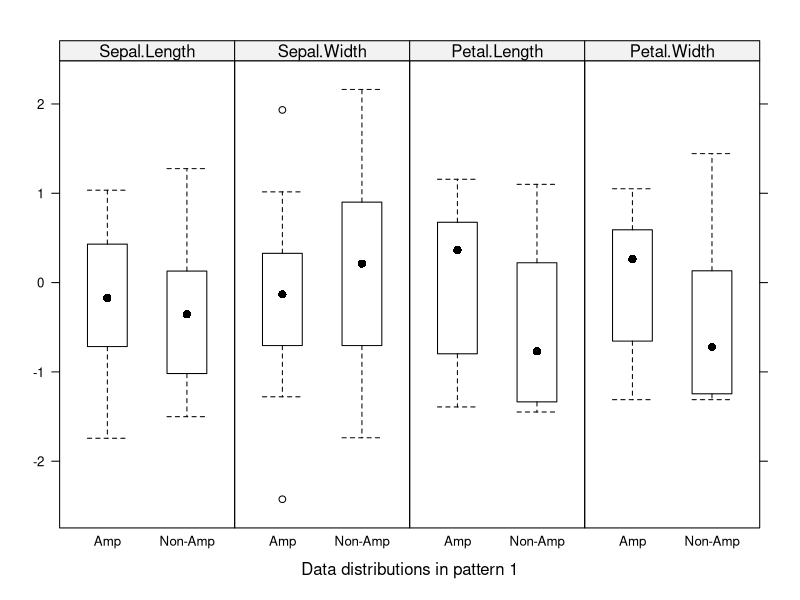
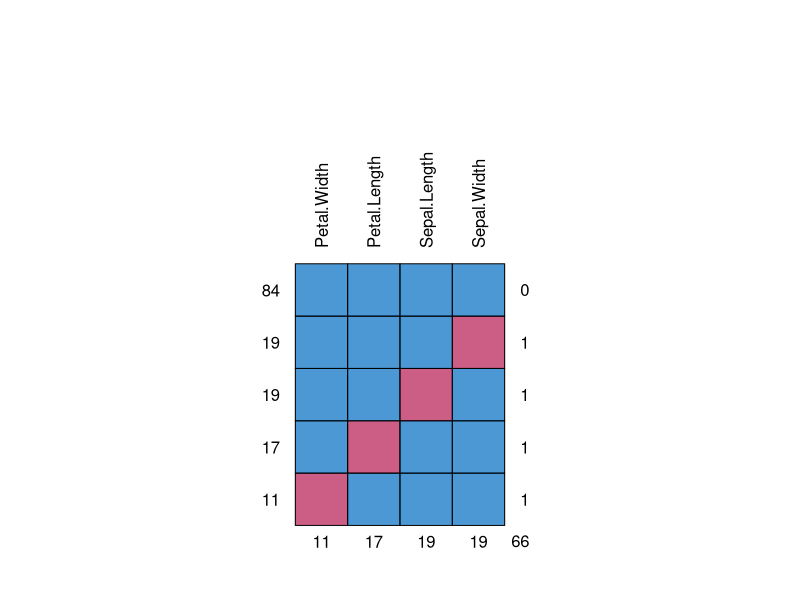
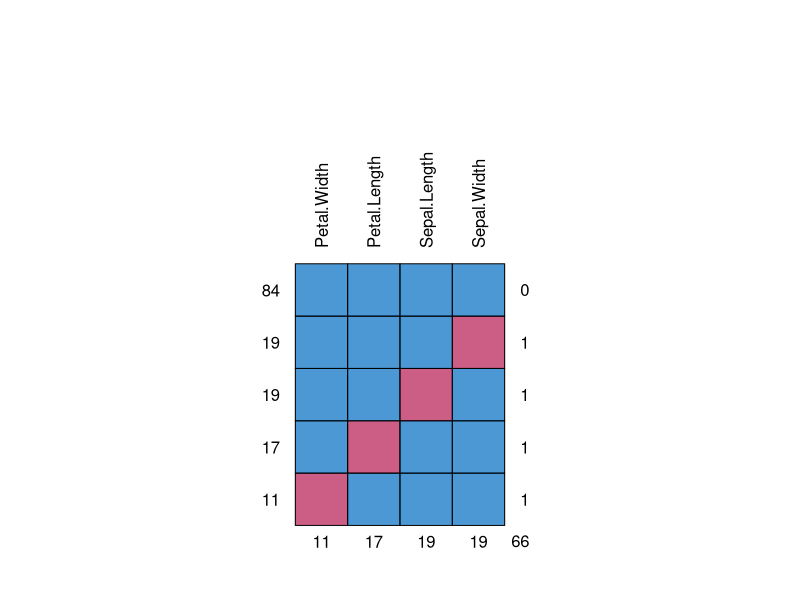
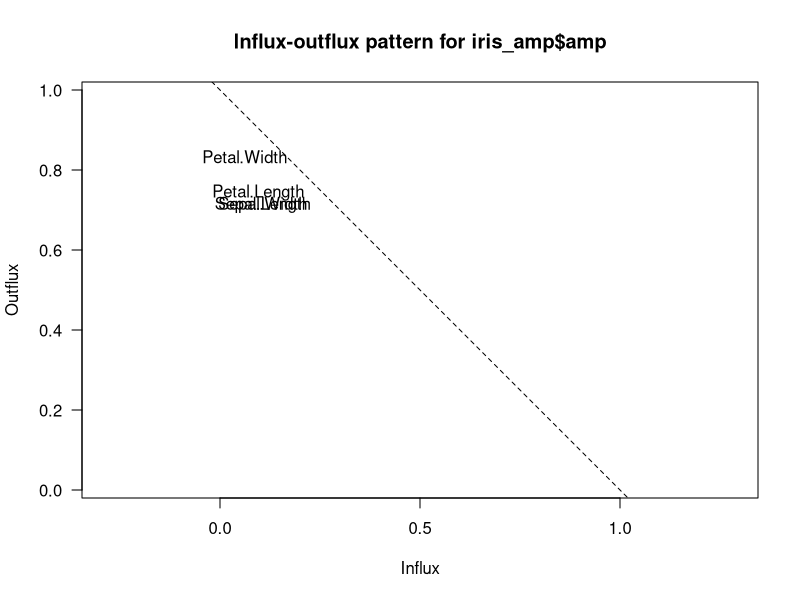
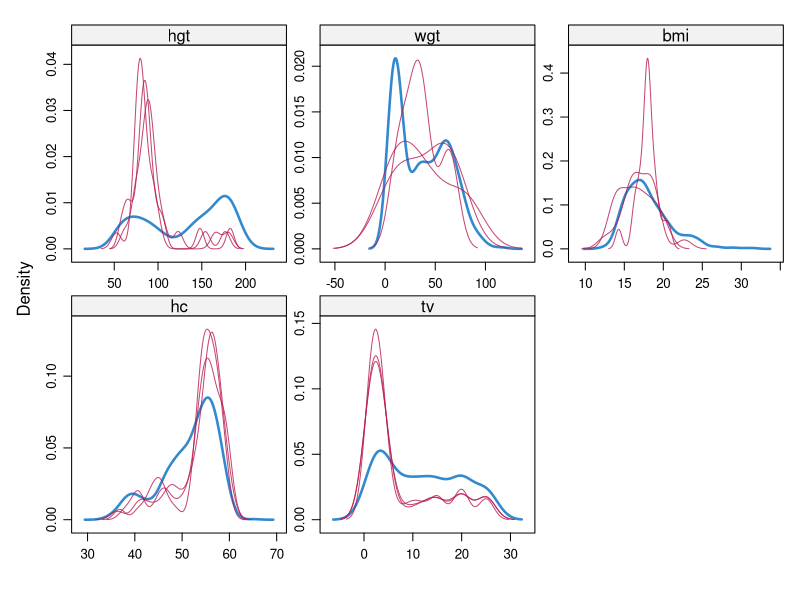
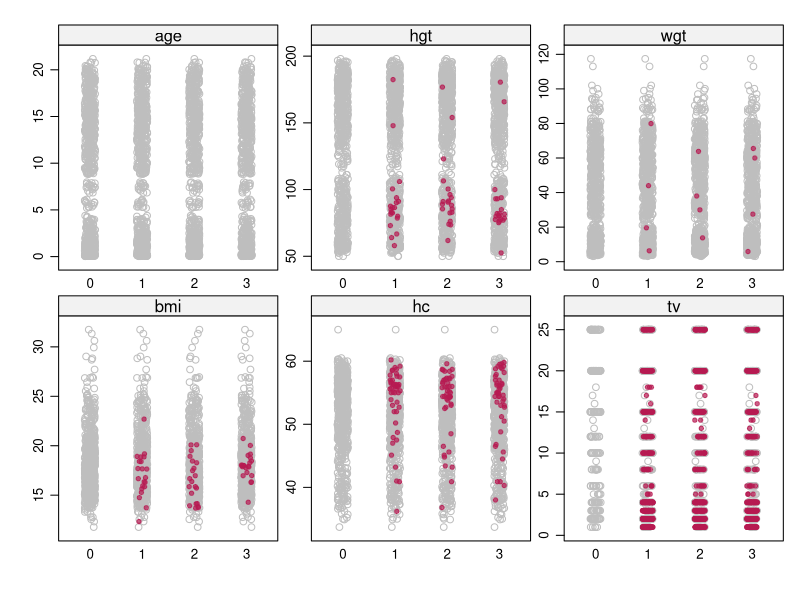
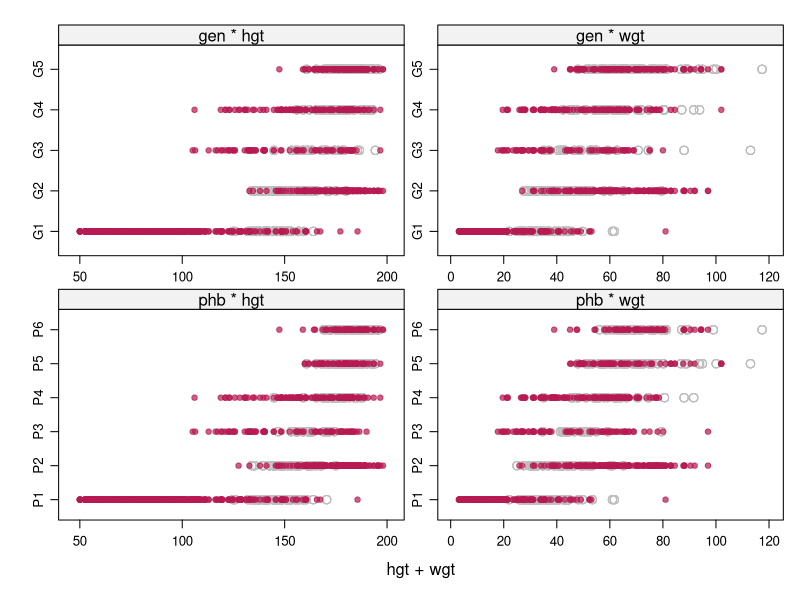
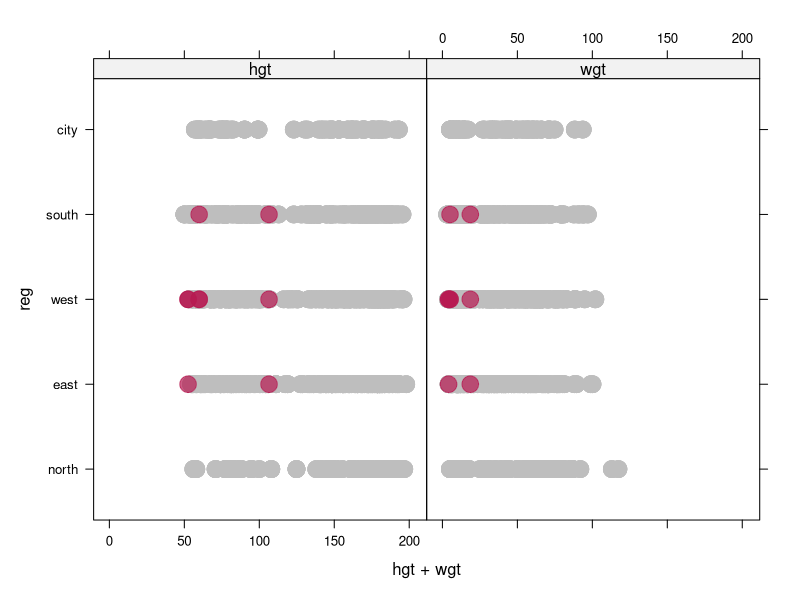

Write R code to recreate these figures, in order.
## ---- chunk 1
knitr::opts_chunk$set(echo = TRUE)
library(mice)
library(knitr)
## ---- chunk 2
set.seed(1)
## ---- chunk 3
iris_amp <- ampute(iris[,-5], prop = 0.5, mech = "MCAR")


## ---- chunk 4
mice::bwplot(iris_amp, which.pat = 1)
## ---- chunk 5
md.pattern(iris_amp$amp, plot = TRUE, rotate.names = TRUE)
## ---- chunk 6
md.pattern(iris_amp$amp, plot = TRUE, rotate.names = TRUE)
## ---- chunk 7
fluxplot(iris_amp$amp)
## ---- chunk 8
# zajmujemy sie boys bo maja ordered/unordered factor -  nie mają binarnej kolumny - to nw, najwyżej inny zbiór danych?
str(boys)
## ---- chunk 9
dutch_boys<-boys
imp <- mice(dutch_boys[,-c(6,7,9)],
            method="pmm", m=3, maxit=3)
dutch_boys[,-c(6,7,9)] <- complete(imp)
## ---- chunk 10
## co on właściwie rysuje?
## argumenty na.groups i groups
densityplot(imp)
## ---- chunk 11
stripplot(imp,col=c("grey",mdc(2)),pch=c(1,20))
## ---- chunk 12
imp <- mice(dutch_boys[,-9], method="lda", m=3, maxit=3)
dutch_boys[,-9] <- complete(imp)
## ---- chunk 13
xyplot(imp, gen+phb ~ hgt+wgt,
       cex=1,col=c("grey",mdc(2)),pch=c(1,20))
## ---- chunk 14
imp <- mice(dutch_boys, method="polr", m=3, maxit=3)
dutch_boys <- complete(imp)
## ---- chunk 15
xyplot(imp,reg ~ hgt+wgt,
       cex=3,col=c("grey",mdc(2)),pch=20)
## ---- chunk 16
# Ponieważ w zbiorze danych boys nie ma danych binarnych, posłużymy się zbiorem mtcars
# usuwamy tylko w tych dwóch kolumach: vs i am
mtcars_amp<-ampute(data=mtcars,
                   patterns=rbind(
                     c(1,1,1,1,1,1,1,0,1,1,1),
                     c(1,1,1,1,1,1,1,1,0,1,1)),
                   prop = 0.5,
                   mech="MCAR")$amp
str(mtcars_amp)
## ---- chunk 17
imp <- mice(mtcars_amp[,c(8,9)], method="logreg")
mtcars_amp[,c(8,9)] <- complete(imp)
str(mtcars_amp)
